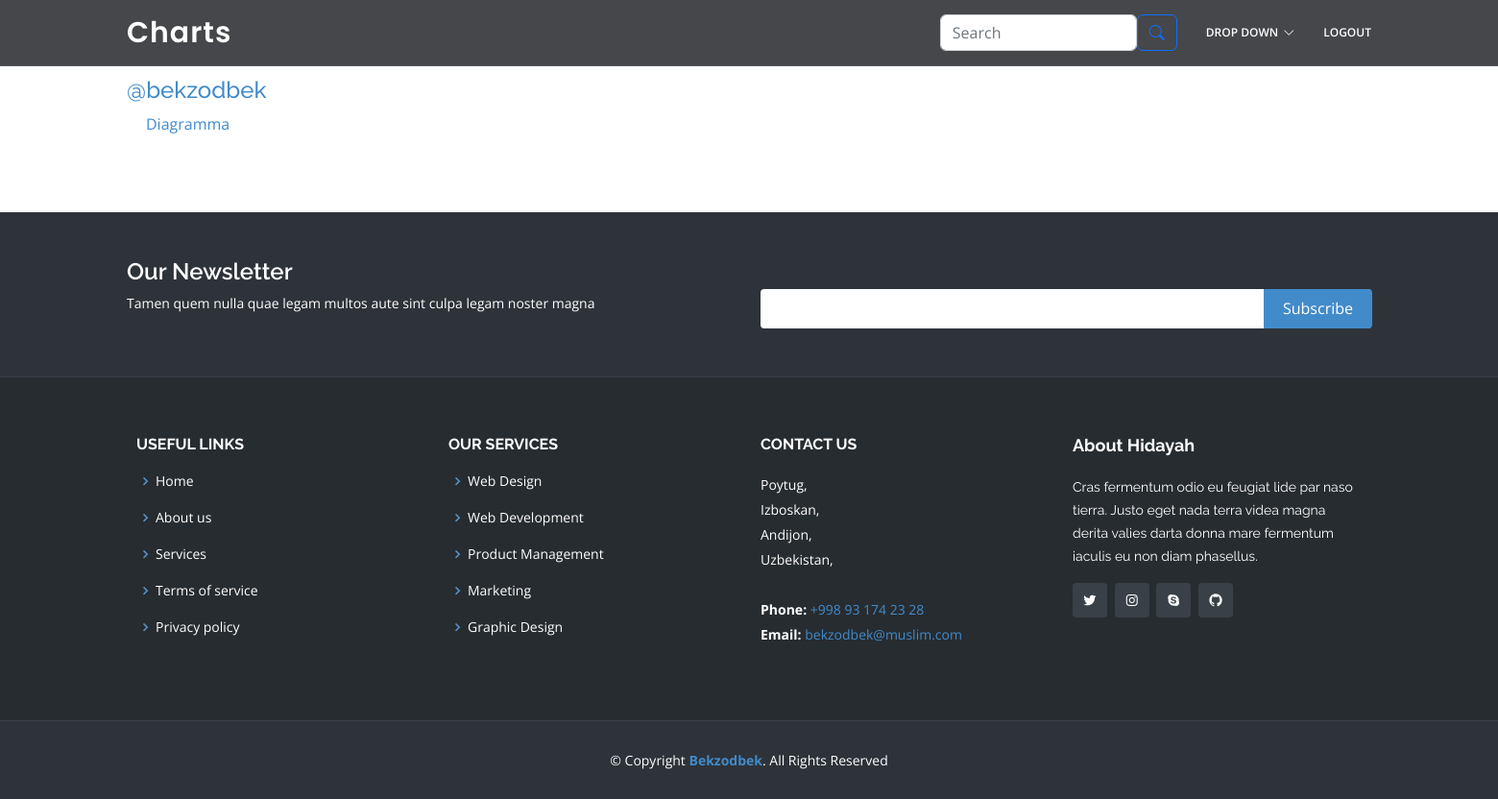
Before: / (signed in) with the older database file.
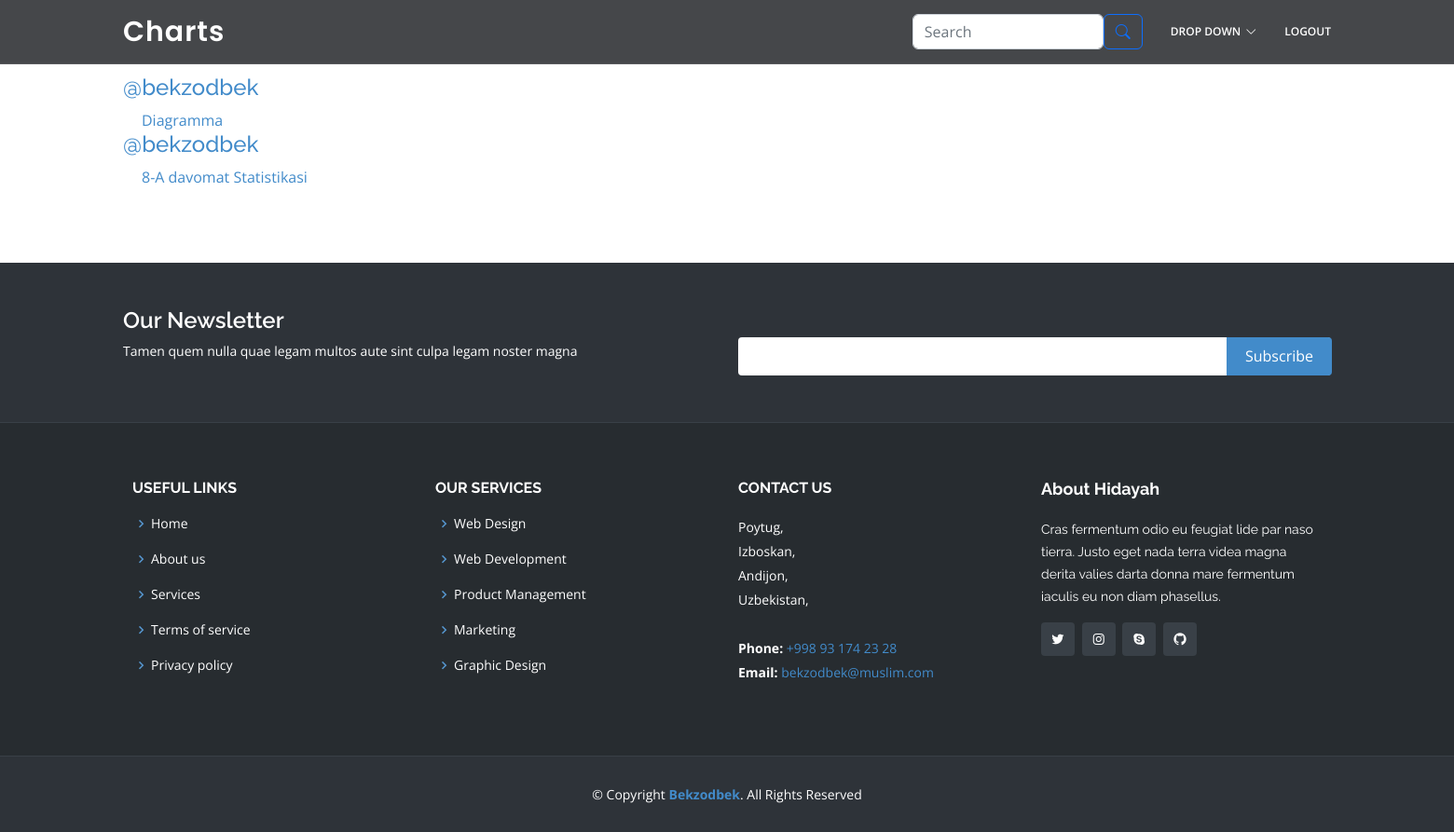
After: the same page with the newer database file.
### chart/models.py (models this page shows, shortened)
class Chart(models.Model):
    PIE = "Pie"
    COLUMN = "Column"
    CHART_CHOICES = [
        (PIE, "Pie Chart"),
        (COLUMN, "Column Chart")
    ]
    author = models.ForeignKey(MyUser, on_delete=models.CASCADE,related_name='chart' )
    name = models.CharField(max_length=150)
    slug = models.SlugField(unique=True)
    caption = models.TextField(max_length=700)
    created_on = models.DateTimeField(("date joined"), default=timezone.now)
    chart_type = models.CharField(max_length=15,choices=CHART_CHOICES, default=PIE)

class MyUser(AbstractUser):
    is_organiser = models.BooleanField(default=False)
    is_agent = models.BooleanField(default=False)
    following = models.ManyToManyField("self", blank=True, related_name="followers", symmetrical=False)
    email_confirmed = models.BooleanField(default=False)

### chart/views.py (the view)
# urls.py: path('', home, name="home"),
def home(request):
    charts_count = Chart.objects.count()
    user_count = User.objects.count()
    date_joined_count = User.objects.filter(date_joined__date=timezone.now()-timezone.timedelta(0)).count()
    users = User.objects.all().order_by('-id')[:date_joined_count]
    elem_count = Element.objects.count()
    following_actions = None
    if request.user.is_authenticated:
        user = get_object_or_404(User, username=request.user)
        following_actions = user.followers.all().order_by('-id')[:15]
    contact = ContactUsForm()
    if request.method == "POST":
        contact = ContactUsForm(request.POST)
        if contact.is_valid():
            contact.save()
            return redirect('app:home')
    context = {
        "charts_count":charts_count,
        "user_count":user_count,
        "elem_count":elem_count,
        "following_actions":following_actions,
        "users":users,
        "contact":contact
    }
    return render(request, 'pages/home.html', context)

### chart/forms.py
class ContactUsForm(forms.ModelForm):
    class Meta:
        model = ContactUs
        fields = ["name", "email", "subject", "message"]

### templates/pages/home.html (shortened to what this page needs)
{% extends 'layout/base.html' %}
{% block content %}
{% if request.user.is_authenticated %}
{% include 'includes/inner.html' %}
{% endif %}
{% endblock content %}

### templates/includes/inner.html (shortened to what this page needs)
<main id="main">
    <section class="inner-page">
      <div class="container">
        <div class=" d-flex">
          <div class="col-xl-10">
            {% for following in following_actions %}
            {% for element in following.chart.all %}
            <h4><a style="text-decoration: none;" href="{% url 'app:profile' element.author.username %}">@{{ element.author.username }}</a></h4>
            <a style="margin-left: 20px;" href="{% url 'app:chart' element.slug %}">{{ element.name }}</a>
            {% endfor %}
            {% endfor %}
          </div>
          <div class="col-xl-10">
          </div>
        </div>
    </section>
  </main>

Changed rows visible on the page:
added Chart: author.username "bekzodbek", name "8-A davomat Statistikasi"
